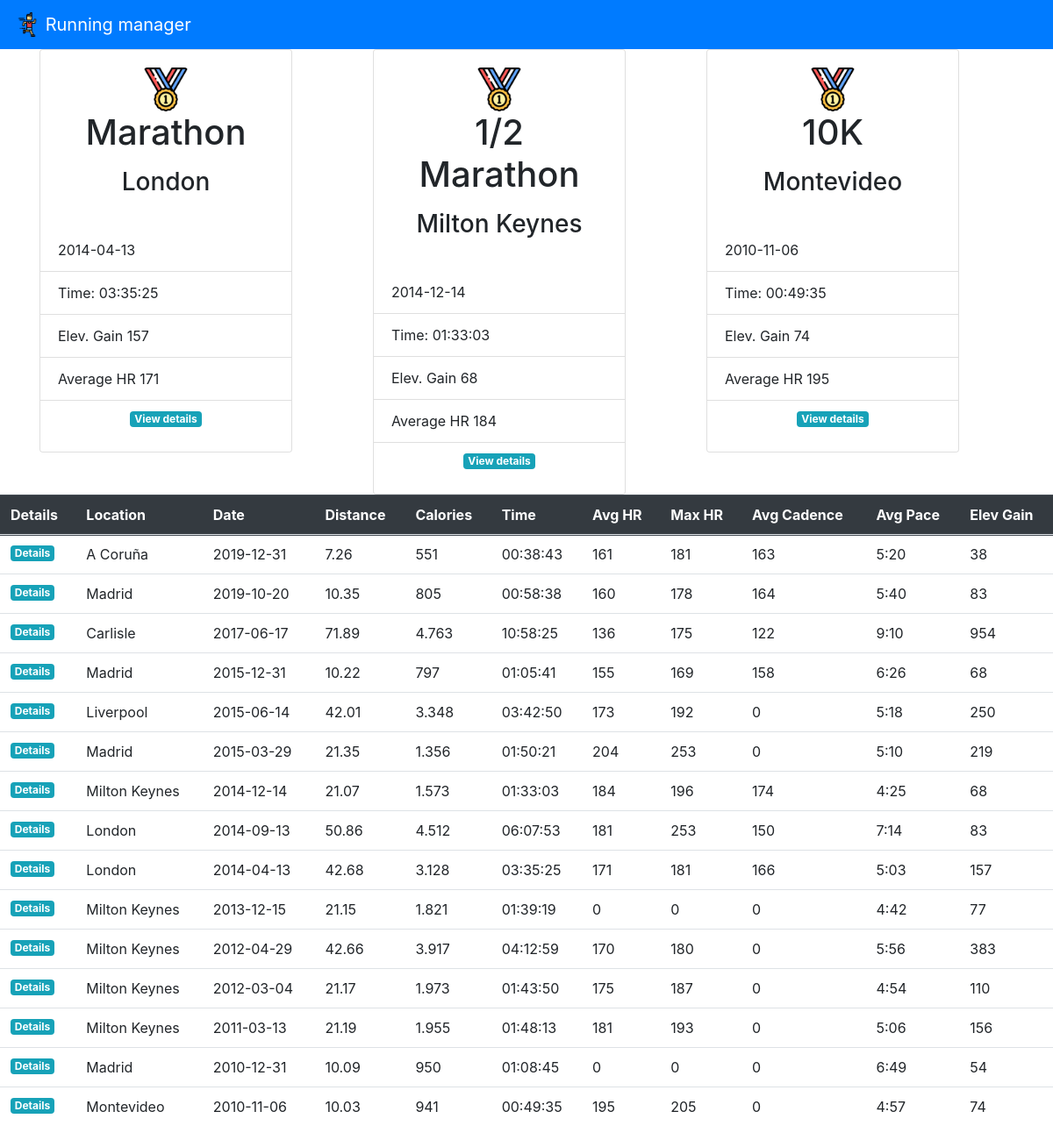
The app's page /races with its own data.
### tables this page shows
CREATE TABLE "activitiesTb" (
	"index"	INTEGER,
	"ActivityType"	TEXT,
	"Date"	TEXT,
	"Race"	INTEGER,
	"Title"	TEXT,
	"Distance"	NUMERIC,
	"Calories"	INTEGER,
	"Time"	TEXT,
	"AvgHR"	INTEGER,
	"MaxHR"	INTEGER,
	"AvgCadence"	INTEGER,
	"MaxCadence"	INTEGER,
	"AvgPace"	TEXT,
	"ElevGain"	INTEGER,
	"ElevLoss"	INTEGER,
	"AvgStrideLength"	NUMERIC,
	PRIMARY KEY("index" AUTOINCREMENT)
);

### app.py (the view)
@app.route('/races', methods=("POST", "GET"))
def races():
    status= db_management.getRaces()
    if len(status)<1:
        raceStaus=False
        return render_template("races.html", raceStaus=raceStaus)
    else:
        raceStaus=True
        return render_template("races.html", raceStaus=raceStaus, races=db_management.getRaces(), half=db_management.getBestResult(20.5,22),ten=db_management.getBestResult(9.8, 11), marathon=db_management.getBestResult(41.9,43))

### db_management.py (called while the page is built)
def getRaces():
    try:
        conn=sqlite3.connect("runningLog.sqlite")
        cur=conn.cursor()
        cur.execute('SELECT * FROM activitiesTb WHERE Race=1 ORDER BY Date DESC')
        result=cur.fetchall()
        conn.close()
        return result
    except:
        return redirect(url_for('wrong'))

def getBestResult(distanceStart,distanceEnd):
    try:
        distanceStart=distanceStart
        distanceEnd=distanceEnd
        conn=sqlite3.connect("runningLog.sqlite")
        cur=conn.cursor()
        query_string =('SELECT * FROM activitiesTb WHERE Race=1 AND Distance>? and Distance<? ORDER By (Time)ASC LIMIT 1')
        cur.execute(query_string, (distanceStart, distanceEnd))
        result=cur.fetchone()
        conn.close()
        return result
    except:
        return redirect(url_for('wrong'))

### templates/races.html (shortened to what this page needs)
{% extends "template.html" %}
{% block header %}
{% if raceStaus == False %}
<div class="container">
  <div class="row">
    <div class="col-sm">
    </div>
    <div class="col-sm">
      <div class="card mb-3">
        <img src="/static/run.png" class="rounded mx-auto d-block" style="width:100px;height:100px;">
        <div class="card-body">
          <h1 class="card-title">No races yet?</h1>
          <p class="card-text">No worries !!! keep training and plan for a race, it will be fun</p>
        </div>
      </div>
    </div>
    <div class="col-sm">
    </div>
  </div>
</div>
{% else %}
<div class="container">
  <div class="row">
    <div class="col-sm">
      <div class="card" style="width: 18rem;">
        <div class="card-body">
          <img src="/static/goldmedal.png" class="rounded mx-auto d-block" style="width:50px;height:50px;">
          <h1 class="card-title"><p style="text-align:center">Marathon</p></h1>
          <h3 class="card-title"><p style="text-align:center">{{ marathon[4] }}</p></h3>
        </div>
        <ul class="list-group list-group-flush">
          <li class="list-group-item">{{ '{:.10}'.format(marathon[2]) }}</li>
          <li class="list-group-item">Time:  {{ marathon[7] }}</li>
          <li class="list-group-item">Elev. Gain {{ marathon[13] }}</li>
          <li class="list-group-item">Average HR {{ marathon[8] }}</li>
          <li class="list-group-item"><p style="text-align:center"><a href="/details?date={{marathon[2]}}&dist={{marathon[5]}}" class="badge badge-info">View details</a></p></li>
        </ul>
      </div>
    </div>
    <div class="col-sm">
      <div class="card" style="width: 18rem;">
        <div class="card-body">
          <img src="/static/goldmedal.png" class="rounded mx-auto d-block" style="width:50px;height:50px;">
          <h1 class="card-title"><p style="text-align:center">1/2 Marathon</p></h1>
          <h3 class="card-title"><p style="text-align:center">{{ half[4] }}</p></h3>
        </div>
        <ul class="list-group list-group-flush">
          <li class="list-group-item">{{ '{:.10}'.format(half[2]) }}</li>
          <li class="list-group-item">Time:  {{ half[7] }}</li>
          <li class="list-group-item">Elev. Gain {{ half[13] }}</li>
          <li class="list-group-item">Average HR {{ half[8] }}</li>
          <li class="list-group-item"><p style="text-align:center"><a href="/details?date={{half[2]}}&dist={{half[5]}}" class="badge badge-info">View details</a></p></li>
        </ul>
      </div>
    </div>
    <div class="col-sm">
      <div class="card" style="width: 18rem;">
        <div class="card-body">
          <img src="/static/goldmedal.png" class="rounded mx-auto d-block" style="width:50px;height:50px;">
          <h1 class="card-title"><p style="text-align:center">10K</p></h1>
          <h3 class="card-title"><p style="text-align:center">{{ ten[4] }}</p></h3>
        </div>
        <ul class="list-group list-group-flush">
          <li class="list-group-item">{{ '{:.10}'.format(ten[2]) }}</li>
          <li class="list-group-item">Time:  {{ ten[7] }}</li>
          <li class="list-group-item">Elev. Gain {{ ten[13] }}</li>
          <li class="list-group-item">Average HR {{ ten[8] }}</li>
          <li class="list-group-item"><p style="text-align:center"><a href="/details?date={{ten[2]}}&dist={{ten[5]}}" class="badge badge-info">View details</a></p></li>
        </ul>
      </div>
    </div>
  </div>
</div>
<table class="table table-hover">
  <thead class="thead-dark">
      <tr>
        <th>Details</th>
        <th>Location</th>
        <th>Date</th>
        <th>Distance</th>
        <th>Calories</th>
        <th>Time</th>
        <th>Avg HR</th>
        <th>Max HR</th>
        <th>Avg Cadence</th>
        <th>Avg Pace</th>
        <th>Elev Gain</th>
  </thead>
  <tbody>
      {% for races in races %}
      <tr>
          <td><a href="/details?date={{races[2]}}&dist={{races[5]}}"  class="badge badge-info">Details</a></td>
          <td>{{ races[4] }}</td>
          <td>{{ '{:.10}'.format(races[2])  }}</td>
          <td>{{ races[5] }}</td>
          <td>{{ races[6] }}</td>
          <td>{{ races[7] }}</td>
          <td>{{ races[8] }}</td>
          <td>{{ races[9] }}</td>
          <td>{{ races[10] }}</td>
          <td>{{ races[12] }}</td>
          <td>{{ races[13] }}</td>
      </tr>
      {% endfor %}
  </tbody>
</table>
{% endif %}
{% endblock %}

### records on screen
activitiesTb: Title "London", Date "2014-04-13", Time "03:35:25", ElevGain "157", AvgHR "171", Distance "42.68", Calories "3.128", MaxHR "181", AvgCadence "166", AvgPace "5:03"
activitiesTb: Title "Milton Keynes", Date "2014-12-14", Time "01:33:03", ElevGain "68", AvgHR "184", Distance "21.07", Calories "1.573", MaxHR "196", AvgCadence "174", AvgPace "4:25"
activitiesTb: Title "Montevideo", Date "2010-11-06", Time "00:49:35", ElevGain "74", AvgHR "195", Distance "10.03", Calories "941", MaxHR "205", AvgCadence "0", AvgPace "4:57"
activitiesTb: Title "A Coruña", Date "2019-12-31", Distance "7.26", Calories "551", Time "00:38:43", AvgHR "161", MaxHR "181", AvgCadence "163", AvgPace "5:20", ElevGain "38"
activitiesTb: Title "Madrid", Date "2019-10-20", Distance "10.35", Calories "805", Time "00:58:38", AvgHR "160", MaxHR "178", AvgCadence "164", AvgPace "5:40", ElevGain "83"
activitiesTb: Title "Carlisle", Date "2017-06-17", Distance "71.89", Calories "4.763", Time "10:58:25", AvgHR "136", MaxHR "175", AvgCadence "122", AvgPace "9:10", ElevGain "954"
activitiesTb: Title "Madrid", Date "2015-12-31", Distance "10.22", Calories "797", Time "01:05:41", AvgHR "155", MaxHR "169", AvgCadence "158", AvgPace "6:26", ElevGain "68"
activitiesTb: Title "Liverpool", Date "2015-06-14", Distance "42.01", Calories "3.348", Time "03:42:50", AvgHR "173", MaxHR "192", AvgCadence "0", AvgPace "5:18", ElevGain "250"
activitiesTb: Title "Madrid", Date "2015-03-29", Distance "21.35", Calories "1.356", Time "01:50:21", AvgHR "204", MaxHR "253", AvgCadence "0", AvgPace "5:10", ElevGain "219"
activitiesTb: Title "London", Date "2014-09-13", Distance "50.86", Calories "4.512", Time "06:07:53", AvgHR "181", MaxHR "253", AvgCadence "150", AvgPace "7:14", ElevGain "83"
activitiesTb: Title "Milton Keynes", Date "2013-12-15", Distance "21.15", Calories "1.821", Time "01:39:19", AvgHR "0", MaxHR "0", AvgCadence "0", AvgPace "4:42", ElevGain "77"
activitiesTb: Title "Milton Keynes", Date "2012-04-29", Distance "42.66", Calories "3.917", Time "04:12:59", AvgHR "170", MaxHR "180", AvgCadence "0", AvgPace "5:56", ElevGain "383"
activitiesTb: Title "Milton Keynes", Date "2012-03-04", Distance "21.17", Calories "1.973", Time "01:43:50", AvgHR "175", MaxHR "187", AvgCadence "0", AvgPace "4:54", ElevGain "110"
activitiesTb: Title "Milton Keynes", Date "2011-03-13", Distance "21.19", Calories "1.955", Time "01:48:13", AvgHR "181", MaxHR "193", AvgCadence "0", AvgPace "5:06", ElevGain "156"
activitiesTb: Title "Madrid", Date "2010-12-31", Distance "10.09", Calories "950", Time "01:08:45", AvgHR "0", MaxHR "0", AvgCadence "0", AvgPace "6:49", ElevGain "54"
